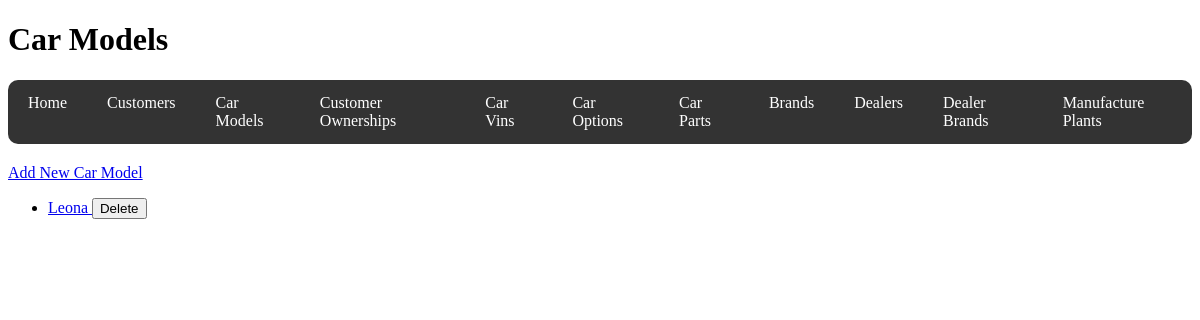
/carmodels, run on an earlier commit of the app's database.
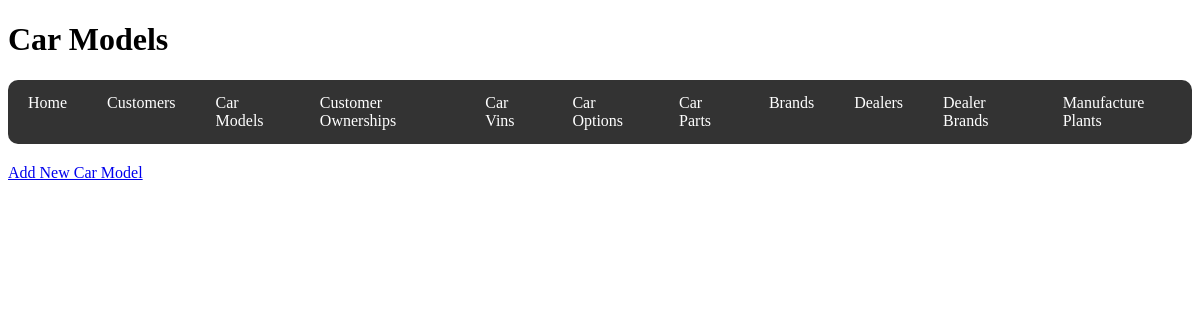
And on a later commit of the database.
### code/models.py (models this page shows)
class CarModel(db.Model):
    __tablename__ = "Models"
    model_id = db.Column(db.Integer, primary_key=True)
    model_name = db.Column(db.String(50), nullable=False)
    model_base_price = db.Column(db.Integer, nullable=False)
    brand_id = db.Column(db.Integer, db.ForeignKey("Brands.brand_id"))

### code/routes/carmodels.py (the view, shortened to what this page needs)
@carmodels_bp.route("/carmodels", methods=["GET", "POST"])
def carmodels():
    carmodels = CarModel.query.all()
    return render_template("carmodels.html", carmodels=carmodels)

### code/templates/carmodels.html
{% extends 'base.html' %} {% block title %}Car Models{% endblock %} {% block
header %}
<h1>Car Models</h1>
{% endblock %} {% block content %}
<a href="{{ url_for('carmodels.new_carmodel') }}">Add New Car Model</a>
<ul>
  {% for carmodel in carmodels %}
  <li>
    <a
      href="{{ url_for('carmodels.view_carmodel', model_id=carmodel.model_id) }}"
    >
      {{ carmodel.model_name }}
    </a>
    <form
      action="{{ url_for('carmodels.delete_carmodel', model_id=carmodel.model_id) }}"
      method="POST"
      style="display: inline"
    >
      <button type="submit">Delete</button>
    </form>
  </li>
  {% endfor %}
</ul>
{% endblock %}

What changed in the data, as far as the page shows it:
removed CarModel: model_name "Leona"
